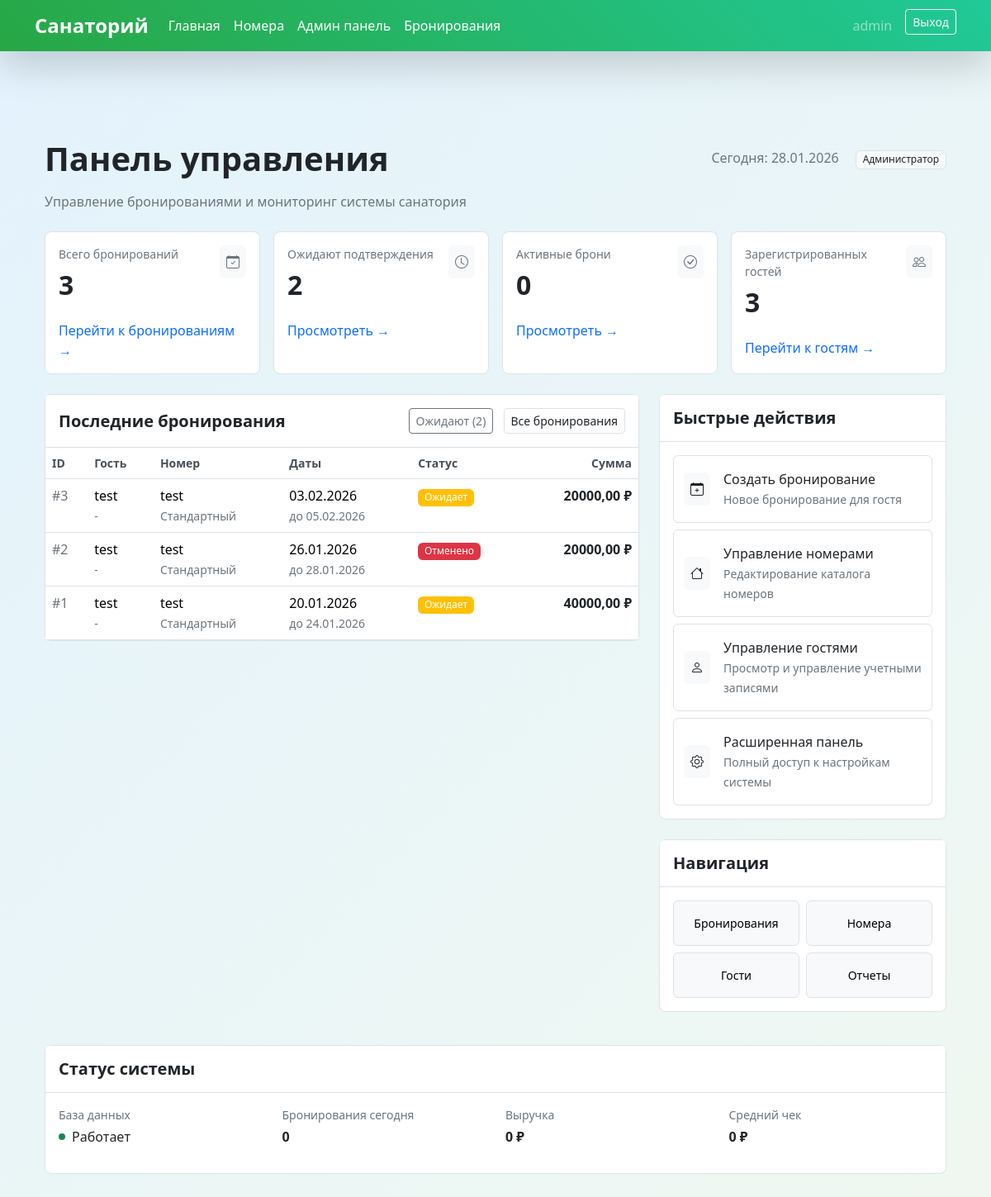
The page /accounts/admin/dashboard/ (signed in) on the database as committed earlier.
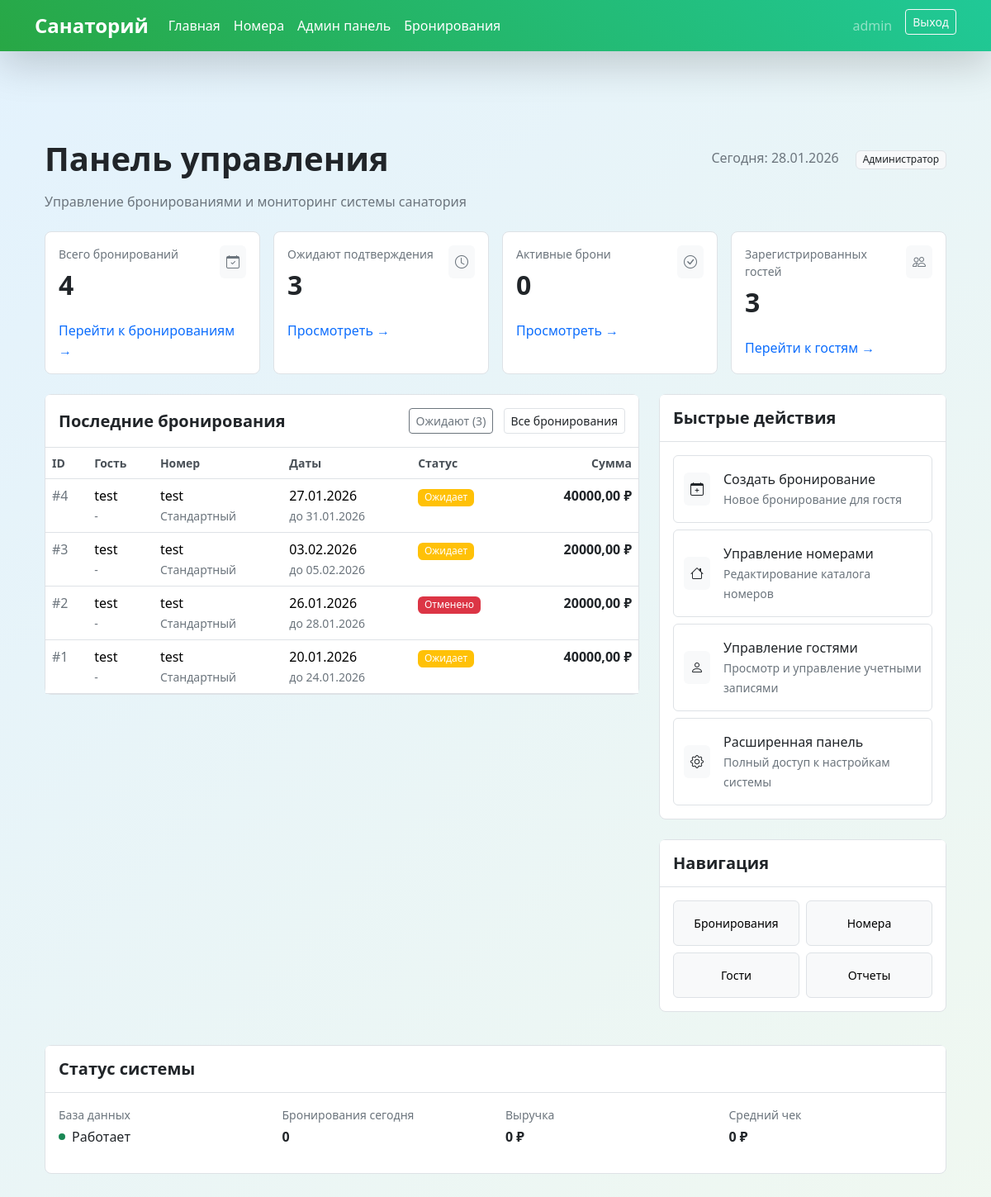
The same page on the database as committed later.
### accounts/models.py (models this page shows, shortened)
class Booking(models.Model):
    STATUS_CHOICES = [
        ('pending', 'Ожидает подтверждения'),
        ('confirmed', 'Подтверждена'),
        ('cancelled', 'Отменена'),
        ('completed', 'Завершена'),
    ]
    user = models.ForeignKey(User, on_delete=models.CASCADE, related_name='bookings')
    room = models.ForeignKey(Room, on_delete=models.CASCADE, related_name='bookings', null=True, blank=True)
    room_type = models.CharField(max_length=20, choices=Room.TYPE_CHOICES)  # Оставляем для обратной совместимости
    check_in = models.DateField('Дата заезда')
    check_out = models.DateField('Дата выезда')
    guests = models.IntegerField(
        default=1,
        validators=[MinValueValidator(1), MaxValueValidator(4)]
    )
    total_price = models.DecimalField(max_digits=10, decimal_places=2, null=True, blank=True)
    status = models.CharField(max_length=20, choices=STATUS_CHOICES, default='pending')
    created_at = models.DateTimeField(auto_now_add=True)
    notes = models.TextField(max_length=500, blank=True)
    class Meta:
        verbose_name = 'Бронирование'
        verbose_name_plural = 'Бронирования'
        ordering = ['-created_at']

class Room(models.Model):  # ПЕРЕМЕЩАЕМ Room ПЕРЕД Booking!
    TYPE_CHOICES = [
        ('standard', 'Стандартный'),
        ('comfort', 'Комфорт'),
        ('lux', 'Люкс'),
    ]
    type = models.CharField(max_length=20, choices=TYPE_CHOICES)
    name = models.CharField(max_length=100, unique=True)
    capacity = models.PositiveIntegerField(default=2)
    price_per_day = models.DecimalField(max_digits=8, decimal_places=2)
    description = models.TextField(max_length=500)
    image = models.ImageField(upload_to='rooms/', blank=True, null=True)
    is_active = models.BooleanField(default=True)
    class Meta:
        verbose_name = 'Номер'
        verbose_name_plural = 'Номера'
        ordering = ['type', 'name']

### accounts/views.py (the view)
# urls.py: path('admin/dashboard/', AdminDashboardView.as_view(), name='admin_dashboard'),
@method_decorator(login_required, name='dispatch')
class AdminDashboardView(StaffRequiredMixin, TemplateView):
    template_name = 'admin/dashboard.html'
    def get_context_data(self, **kwargs):
        context = super().get_context_data(**kwargs)
        total_bookings = Booking.objects.count()
        pending_bookings = Booking.objects.filter(status='pending').count()
        active_bookings = Booking.objects.filter(status='confirmed').count()
        total_guests = GuestProfile.objects.count()
        total_rooms = Room.objects.count()
        recent_bookings = Booking.objects.select_related('user', 'room').order_by('-created_at')[:10]
        revenue_data = Booking.objects.filter(
            status='completed'
        ).aggregate(
            total_revenue=Sum('total_price'),
            avg_booking=Avg('total_price'),
            max_booking=Max('total_price')
        )
        context.update({
            'total_bookings': total_bookings,
            'pending_bookings': pending_bookings,
            'active_bookings': active_bookings,
            'total_guests': total_guests,
            'total_rooms': total_rooms,
            'recent_bookings': recent_bookings,
            'revenue': revenue_data['total_revenue'] or 0,
            'avg_revenue': revenue_data['avg_booking'] or 0,
        })
        return context

### accounts/mixins.py (called while the page is built)
    def test_func(self):
        return self.request.user.is_staff

### templates/admin/dashboard.html (shortened to what the changed rows need)
{% extends 'base.html' %}
{% block content %}
<div class="container-fluid py-4">
    <div class="mb-4">
        <div class="d-flex justify-content-between align-items-center mb-3">
            <h1 class="fw-bold mb-0">Панель управления</h1>
        </div>
    </div>
    <div class="row g-3 mb-4">
        <div class="col-lg-3 col-md-6">
            <div class="card border h-100">
                <div class="card-body">
                    <div class="d-flex justify-content-between align-items-start">
                        <div>
                            <div class="text-muted small">Всего бронирований</div>
                            <h2 class="fw-bold mt-2">{{ total_bookings }}</h2>
                        </div>
                    </div>
                </div>
            </div>
        </div>
        <div class="col-lg-3 col-md-6">
            <div class="card border h-100">
                <div class="card-body">
                    <div class="d-flex justify-content-between align-items-start">
                        <div>
                            <div class="text-muted small">Ожидают подтверждения</div>
                            <h2 class="fw-bold mt-2">{{ pending_bookings }}</h2>
                        </div>
                    </div>
                </div>
            </div>
        </div>
        <div class="col-lg-3 col-md-6">
            <div class="card border h-100">
                <div class="card-body">
                    <div class="d-flex justify-content-between align-items-start">
                        <div>
                            <h2 class="fw-bold mt-2">{{ active_bookings }}</h2>
                        </div>
                    </div>
                </div>
            </div>
        </div>
        <div class="col-lg-3 col-md-6">
            <div class="card border h-100">
                <div class="card-body">
                    <div class="d-flex justify-content-between align-items-start">
                        <div>
                            <h2 class="fw-bold mt-2">{{ total_guests }}</h2>
                        </div>
                    </div>
                </div>
            </div>
        </div>
    </div>
    <div class="row g-4">
        <div class="col-lg-8">
            <div class="card border">
                <div class="card-header bg-white border-bottom py-3">
                    <div class="d-flex justify-content-between align-items-center">
                        <div>
                            <a href="{% url 'admin_booking_list' %}?status=pending" class="btn btn-sm btn-outline-secondary me-2">
                                Ожидают ({{ pending_bookings }})
                            </a>
                            <a href="{% url 'admin_booking_list' %}" class="btn btn-sm btn-outline-dark">
                                Все бронирования
                            </a>
                        </div>
                    </div>
                </div>
                {% if recent_bookings %}
                <div class="table-responsive">
                    <table class="table table-hover mb-0">
                        <thead class="bg-light">
                            <tr>
                                <th>ID</th>
                                <th>Гость</th>
                                <th>Номер</th>
                                <th>Даты</th>
                                <th>Статус</th>
                                <th class="text-end">Сумма</th>
                            </tr>
                        </thead>
                        <tbody>
                            {% for booking in recent_bookings %}
                            <tr>
                                <td class="text-muted">#{{ booking.id }}</td>
                                <td>
                                    <div class="fw-medium">{{ booking.user.get_full_name|default:booking.user.username }}</div>
                                    <small class="text-muted">{{ booking.user.email|default:"-" }}</small>
                                </td>
                                <td>
                                    <div class="fw-medium">{{ booking.room.name }}</div>
                                    <small class="text-muted">{{ booking.room.get_type_display }}</small>
                                </td>
                                <td>
                                    <div>{{ booking.check_in|date:"d.m.Y" }}</div>
                                    <small class="text-muted">до {{ booking.check_out|date:"d.m.Y" }}</small>
                                </td>
                                <td>
                                    {% if booking.status == 'confirmed' %}
                                    <span class="badge bg-success">Подтверждено</span>
                                    {% elif booking.status == 'pending' %}
                                    <span class="badge bg-warning">Ожидает</span>
                                    {% elif booking.status == 'cancelled' %}
                                    <span class="badge bg-danger">Отменено</span>
                                    {% else %}
                                    <span class="badge bg-secondary">{{ booking.get_status_display }}</span>
                                    {% endif %}
                                </td>
                                <td class="text-end">
                                    <div class="fw-bold">{{ booking.total_price }} ₽</div>
                                </td>
                            </tr>
                            {% endfor %}
                        </tbody>
                    </table>
                </div>
                {% endif %}
            </div>
        </div>
    </div>
</div>
{% endblock %}

Rows that differ between the two databases and show on the page:
added Booking: id "4", user.get_full_name "test", user.email "-", room.name "test", room.type "Стандартный", check_in "27.01.2026", check_out "31.01.2026", status "Ожидает", total_price "40000,00"
Other text that changed with them:
{{ total_bookings }}: "3" → "4"
{{ pending_bookings }}: "2" → "3"
